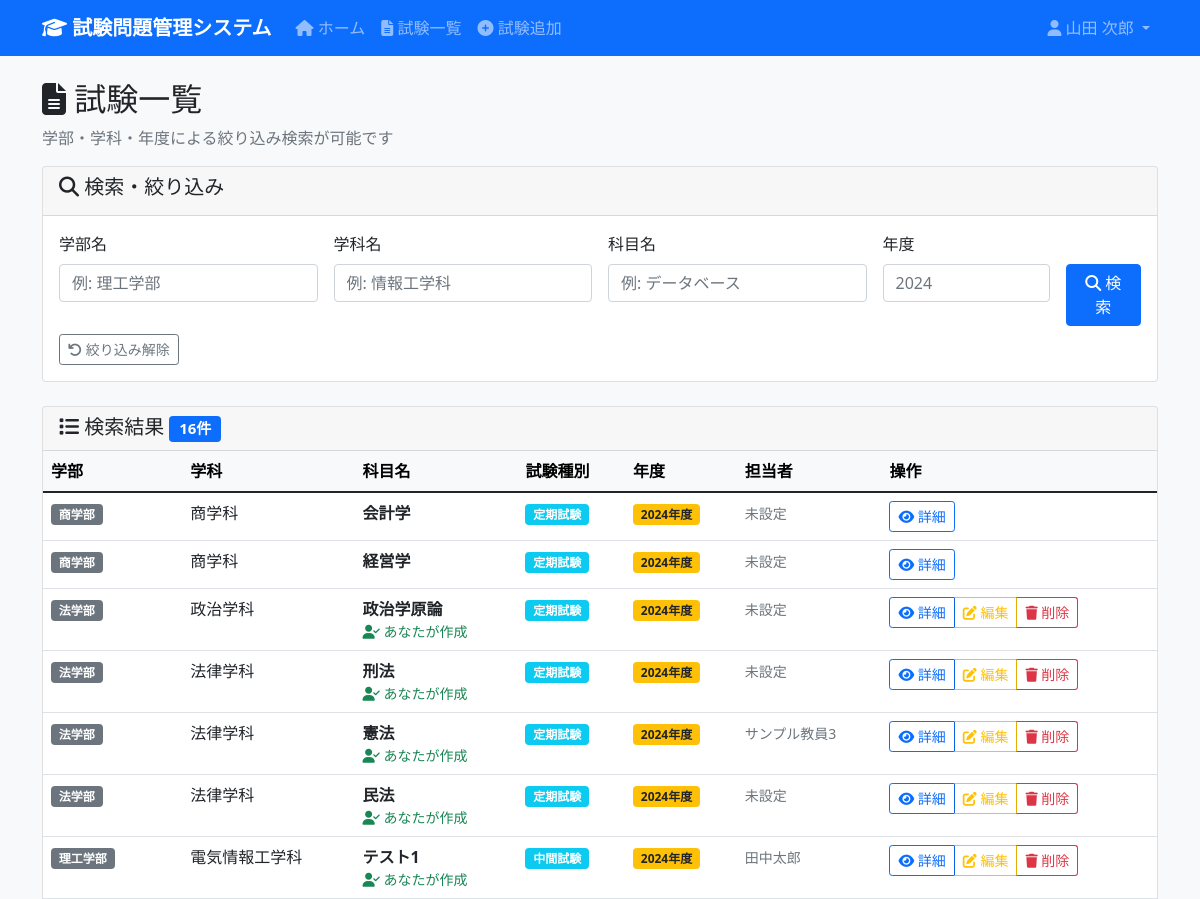
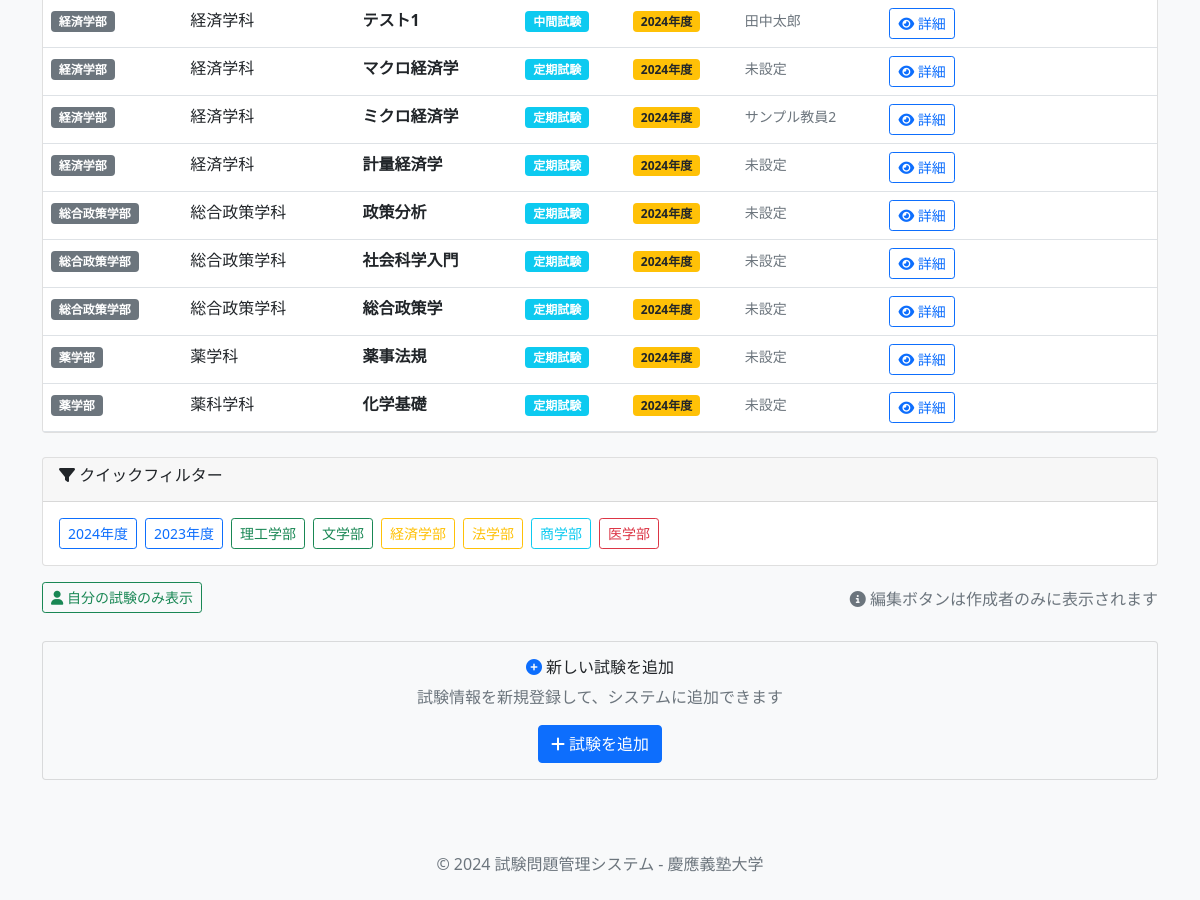
Before: /exams (signed in) with the older database file (2 pictures, top to bottom).
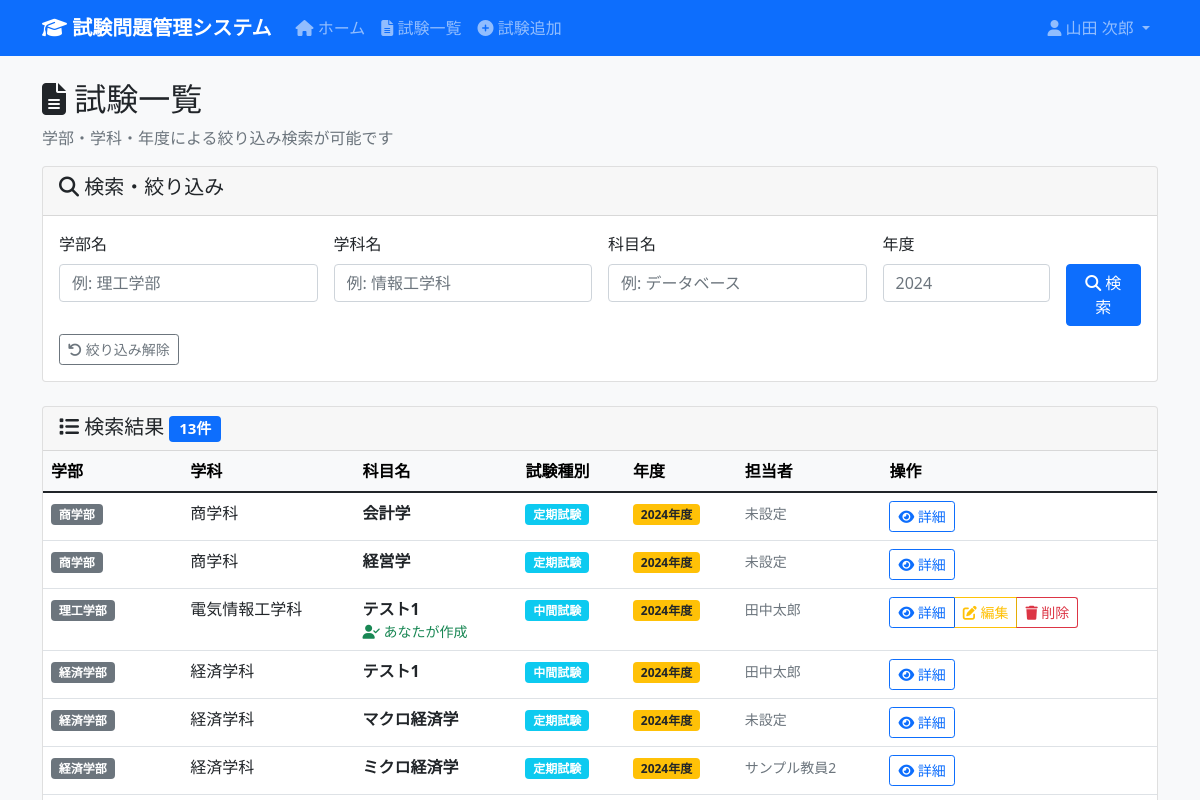
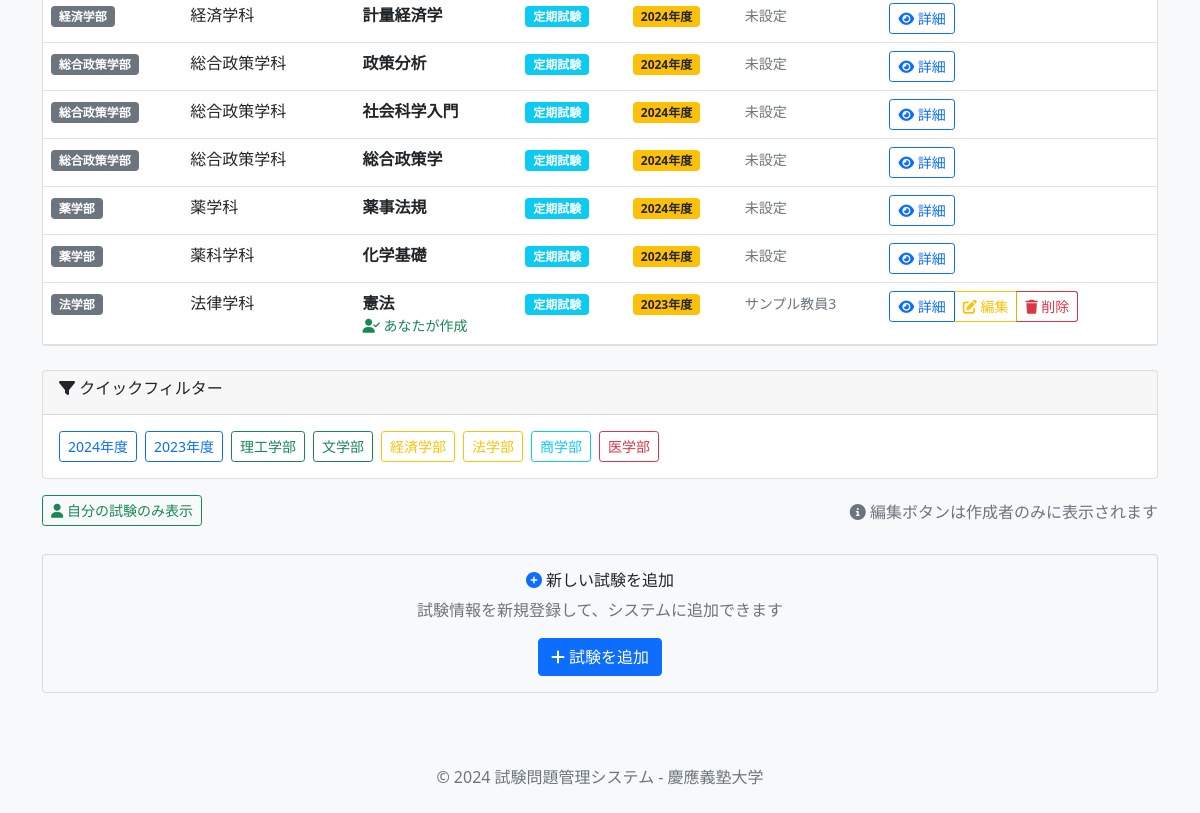
After: the same page with the newer database file (2 pictures, top to bottom).
### tables this page shows
CREATE TABLE Exams (
                exam_id INTEGER PRIMARY KEY AUTOINCREMENT,
                subject_id INTEGER NOT NULL,
                exam_type_id INTEGER NOT NULL,
                exam_year INTEGER NOT NULL,
                instructions TEXT,
                created_by INTEGER,
                created_at DATETIME DEFAULT CURRENT_TIMESTAMP,
                updated_at DATETIME DEFAULT CURRENT_TIMESTAMP,
                FOREIGN KEY (subject_id) REFERENCES Subjects(subject_id),
                FOREIGN KEY (exam_type_id) REFERENCES ExamTypes(exam_type_id),
                FOREIGN KEY (created_by) REFERENCES Users(user_id) ON DELETE SET NULL,
                UNIQUE(subject_id, exam_type_id, exam_year)
            );

### app.py (the view)
    def decorated_function(*args, **kwargs):
        if 'user_id' not in session:
            return redirect(url_for('login'))
        return f(*args, **kwargs)

### app.py (called while the page is built)
def get_db() -> sqlite3.Connection:
    db = getattr(g, '_database', None)
    if db is None:
        try:
            db = g._database = sqlite3.connect(DATABASE)
            db.execute('PRAGMA foreign_keys = ON')
            db.row_factory = sqlite3.Row
        except Exception as e:
            import sys
            print(f"Database connection error: {e}", file=sys.stderr)
            raise
    return db

@app.teardown_appcontext
def close_connection(exception: Optional[BaseException]) -> None:
    db = getattr(g, '_database', None)
    if db is not None:
        db.close()

def login_required(f):
    def decorated_function(*args, **kwargs):
        if 'user_id' not in session:
            return redirect(url_for('login'))
        return f(*args, **kwargs)
    decorated_function.__name__ = f.__name__
    decorated_function.__doc__ = f.__doc__
    decorated_function.__module__ = f.__module__
    return decorated_function

### templates/exams/list.html (shortened to what this page needs)
{% extends "base.html" %}
{% block content %}
<div class="row">
    <div class="col-12">
        <h2>
            <i class="fas fa-file-alt"></i> 試験一覧
        </h2>
        <p class="text-muted">学部・学科・年度による絞り込み検索が可能です</p>
    </div>
</div>
<div class="row mb-4">
    <div class="col-12">
        <div class="card">
            <div class="card-header">
                <h5><i class="fas fa-search"></i> 検索・絞り込み</h5>
            </div>
            <div class="card-body">
                <form method="POST" action="{{ url_for('exams_filtered') }}">
                    <div class="row g-3">
                        <div class="col-md-3">
                            <label for="faculty_filter" class="form-label">学部名</label>
                            <input type="text" class="form-control" id="faculty_filter" name="faculty_filter"
                                   value="{{ faculty_filter or '' }}" placeholder="例: 理工学部">
                        </div>
                        <div class="col-md-3">
                            <label for="department_filter" class="form-label">学科名</label>
                            <input type="text" class="form-control" id="department_filter" name="department_filter"
                                   value="{{ department_filter or '' }}" placeholder="例: 情報工学科">
                        </div>
                        <div class="col-md-3">
                            <label for="subject_filter" class="form-label">科目名</label>
                            <input type="text" class="form-control" id="subject_filter" name="subject_filter"
                                   value="{{ subject_filter or '' }}" placeholder="例: データベース">
                        </div>
                        <div class="col-md-2">
                            <label for="year_filter" class="form-label">年度</label>
                            <input type="number" class="form-control" id="year_filter" name="year_filter"
                                   value="{{ year_filter or '' }}" min="2020" max="2030" placeholder="2024">
                        </div>
                        <div class="col-md-1">
                            <label class="form-label">&nbsp;</label>
                            <button type="submit" class="btn btn-primary w-100 d-block">
                                <i class="fas fa-search"></i>
                                <span class="d-none d-lg-inline"> 検索</span>
                            </button>
                        </div>
                    </div>
                    <div class="row mt-2">
                        <div class="col-12">
                            <a href="{{ url_for('exams') }}" class="btn btn-outline-secondary btn-sm me-2">
                                <i class="fas fa-undo"></i> 絞り込み解除
                            </a>
                        </div>
                    </div>
                </form>
            </div>
        </div>
    </div>
</div>
<div class="row">
    <div class="col-12">
        {% if exam_list %}
            <div class="card">
                <div class="card-header d-flex justify-content-between align-items-center">
                    <h5 class="mb-0">
                        <i class="fas fa-list"></i> 検索結果
                        <span class="badge bg-primary">{{ exam_list|length }}件</span>
                    </h5>
                </div>
                <div class="card-body p-0">
                    <div class="table-responsive">
                        <table class="table table-hover mb-0">
                            <thead class="table-light">
                                <tr>
                                    <th>学部</th>
                                    <th>学科</th>
                                    <th>科目名</th>
                                    <th>試験種別</th>
                                    <th>年度</th>
                                    <th>担当者</th>
                                    <th>操作</th>
                                </tr>
                            </thead>
                            <tbody>
                                {% for exam in exam_list %}
                                <tr data-created-by="{{ exam[7] if exam[7] else '' }}">
                                    <td>
                                        <span class="badge bg-secondary">{{ exam[1] }}</span>
                                    </td>
                                    <td>{{ exam[2] }}</td>
                                    <td>
                                        <strong>{{ exam[3] }}</strong>
                                        {% if session.user_id and exam[7] == session.user_id %}
                                            <small class="text-success d-block my-creation-mark">
                                                <i class="fas fa-user-check"></i> あなたが作成
                                            </small>
                                        {% endif %}
                                    </td>
                                    <td>
                                        <span class="badge bg-info">{{ exam[4] }}</span>
                                    </td>
                                    <td>
                                        <span class="badge bg-warning text-dark">{{ exam[5] }}年度</span>
                                    </td>
                                    <td>
                                        {% if exam[6] %}
                                            <small class="text-muted">{{ exam[6] }}</small>
                                        {% else %}
                                            <small class="text-muted">未設定</small>
                                        {% endif %}
                                    </td>
                                    <td>
                                        <div class="btn-group" role="group">
                                            <a href="{{ url_for('exam_detail', exam_id=exam[0]) }}"
                                               class="btn btn-sm btn-outline-primary">
                                                <i class="fas fa-eye"></i> 詳細
                                            </a>
                                            {% if session.user_id and exam[7] == session.user_id %}
                                                <a href="{{ url_for('exam_edit', exam_id=exam[0]) }}"
                                                   class="btn btn-sm btn-outline-warning"
                                                   title="あなたが作成した試験です">
                                                    <i class="fas fa-edit"></i> 編集
                                                </a>
                                                <button type="button"
                                                        class="btn btn-sm btn-outline-danger exam-delete-btn"
                                                        data-exam-id="{{ exam[0] }}"
                                                        data-subject-name="{{ exam[3] }}"
                                                        data-exam-type="{{ exam[4] }}"
                                                        data-exam-year="{{ exam[5] }}"
                                                        data-faculty="{{ exam[1] }}"
                                                        data-department="{{ exam[2] }}"
                                                        data-professor="{{ exam[6] or '' }}"
                                                        title="試験を削除"
                                                        onclick="openDeleteModal(this)">
                                                    <i class="fas fa-trash"></i> 削除
                                                </button>
                                            {% endif %}
                                        </div>
                                    </td>
                                </tr>
                                {% endfor %}
                            </tbody>
                        </table>
                    </div>
                </div>
            </div>
        {% endif %}
    </div>
</div>
{% if exam_list %}
<div class="row mt-4">
    <div class="col-12">
        <div class="card">
            <div class="card-header">
                <h6><i class="fas fa-filter"></i> クイックフィルター</h6>
            </div>
            <div class="card-body">
                <div class="d-none d-md-flex flex-wrap gap-2">
                    <button type="button" class="btn btn-outline-primary btn-sm" onclick="filterByYear(2024)">2024年度</button>
                    <button type="button" class="btn btn-outline-primary btn-sm" onclick="filterByYear(2023)">2023年度</button>
                    <button type="button" class="btn btn-outline-success btn-sm" onclick="filterByFaculty('理工学部')">理工学部</button>
                    <button type="button" class="btn btn-outline-success btn-sm" onclick="filterByFaculty('文学部')">文学部</button>
                    <button type="button" class="btn btn-outline-warning btn-sm" onclick="filterByFaculty('経済学部')">経済学部</button>
                    <button type="button" class="btn btn-outline-warning btn-sm" onclick="filterByFaculty('法学部')">法学部</button>
                    <button type="button" class="btn btn-outline-info btn-sm" onclick="filterByFaculty('商学部')">商学部</button>
                    <button type="button" class="btn btn-outline-danger btn-sm" onclick="filterByFaculty('医学部')">医学部</button>
                </div>
            </div>
        </div>
    </div>
</div>
{% endif %}
<div class="row mt-3">
    <div class="col-12">
        <div class="d-flex justify-content-between align-items-center">
            <div>
                <button type="button" class="btn btn-outline-success btn-sm" onclick="toggleMyExams()">
                    <i class="fas fa-user"></i> 自分の試験のみ表示
                </button>
            </div>
            <div>
                <span class="text-muted">
                    <i class="fas fa-info-circle"></i>
                    編集ボタンは作成者のみに表示されます
                </span>
            </div>
        </div>
    </div>
</div>
<div class="row mt-4">
    <div class="col-12">
        <div class="card bg-light">
            <div class="card-body text-center">
                <h6><i class="fas fa-plus-circle text-primary"></i> 新しい試験を追加</h6>
                <p class="text-muted mb-3">試験情報を新規登録して、システムに追加できます</p>
                <a href="{{ url_for('exam_add') }}" class="btn btn-primary">
                    <i class="fas fa-plus"></i> 試験を追加
                </a>
            </div>
        </div>
    </div>
</div>
{% endblock %}

### templates/base.html (shortened to what this page needs)
<!DOCTYPE html>
<html lang="ja">
<head>
    <link href="https://cdn.jsdelivr.net/npm/bootstrap@5.1.3/dist/css/bootstrap.min.css" rel="stylesheet">
    <link rel="stylesheet" href="https://cdnjs.cloudflare.com/ajax/libs/font-awesome/6.4.0/css/all.min.css">
</head>
<body>
    <nav class="navbar navbar-expand-lg navbar-dark bg-primary">
        <div class="container">
            <a class="navbar-brand" href="{{ url_for('home') }}">
                <i class="fas fa-graduation-cap"></i>
                試験問題管理システム
            </a>
            <div class="collapse navbar-collapse" id="navbarNav">
                <ul class="navbar-nav me-auto">
                    <li class="nav-item">
                        <a class="nav-link" href="{{ url_for('home') }}">
                            <i class="fas fa-home"></i> ホーム
                        </a>
                    </li>
                    <li class="nav-item">
                        <a class="nav-link" href="{{ url_for('exams') }}">
                            <i class="fas fa-file-alt"></i> 試験一覧
                        </a>
                    </li>
                    <li class="nav-item">
                        <a class="nav-link" href="{{ url_for('exam_add') }}">
                            <i class="fas fa-plus-circle"></i> 試験追加
                        </a>
                    </li>
                </ul>
                <div class="navbar-nav">
                    <div class="dropdown">
                        <a class="nav-link dropdown-toggle" href="#" id="userDropdown" role="button" data-bs-toggle="dropdown">
                            <i class="fas fa-user"></i> {{ session.full_name }}
                        </a>
                    </div>
                </div>
            </div>
        </div>
    </nav>
    <main class="container mt-4">
        {% block content %}{% endblock %}
    </main>
    <footer class="bg-light mt-5 py-4">
        <div class="container text-center">
            <p class="text-muted mb-0">
                &copy; 2024 試験問題管理システム - 慶應義塾大学
            </p>
        </div>
    </footer>
</body>
</html>

### templates/base.html (style rules this page uses)
body { background-color: #f8f9fa; }
.navbar-brand { font-weight: bold; }

### templates/exams/list.html (style rules this page uses)
.form-label { font-weight: 500; margin-bottom: 0.5rem; }
.card-body form { margin-bottom: 0; }
.btn-group-vertical .btn, .d-flex .btn { margin-bottom: 0.25rem; }
.my-creation-mark { font-weight: 500; }
.btn-group .btn { margin-left: 0; }
.btn-group .btn:not(:first-child) { border-left: 1px solid rgba(0,0,0,0.1); }

Changed rows visible on the page:
removed Exams: exam "法学部", exam "政治学科", exam "政治学原論", shows "あなたが作成", exam "定期試験", exam_year "2024", shows "未設定"
removed Exams: exam "法学部", exam "法律学科", exam "刑法", shows "あなたが作成", exam "定期試験", exam_year "2024", shows "未設定"
removed Exams: exam "法学部", exam "法律学科", exam "民法", shows "あなたが作成", exam "定期試験", exam_year "2024", shows "未設定"
changed Exams (number 13 of 13 on the later page): exam_year "2024" → "2023"; moves down the list
Other visible differences:
{{ exam_list|length }}: "16" → "13"
